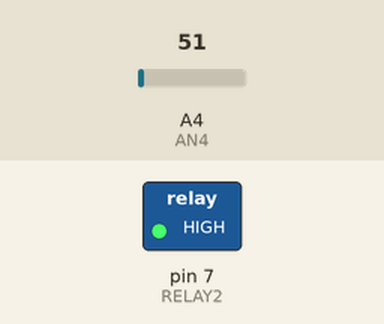
Bench run of a sketch on a simulated Arduino Uno, built with avr-gcc and run on an emulated ATmega328P. On the bench: switched loads named in the sketch (green lamp = pin HIGH). The test bench sets the inputs (shaded band); at power-on: A4 (AN4) = 51. What the sketch prints to the serial monitor is not drawn.

Above: at 0.1 s.
Timing chart, 0 to 1.6 s (numbered marks = the images above):
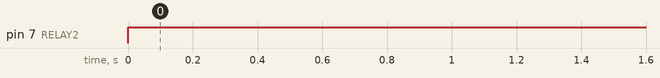

The sketch:

StoveManager.ino
```cpp
/**
* Stoves control sketch
* Author: Ruben Miguel Corcoba
* Date: 10/01/2016
**/

const int amb=25; // Temperature constant
const int RELAY2 = 7; // Relay 2 control pin
int AN4=A4; // Analogic pin 4


void setup() {
  Serial.begin(9600);
  pinMode(RELAY2, OUTPUT);
  pinMode(AN4, INPUT);
}

void loop() {
  // LM35 analogic connection
  AN4=analogRead(A4);

  //Calculate temperature in ºC
  AN4=(AN4*500.0)/1024.0;

  Serial.println(AN4);

  // Check temperature
  if(AN4<amb) {
    // Enable stove
    digitalWrite(RELAY2,HIGH);
  }
  else {
    // Disable stove
    digitalWrite(RELAY2,LOW);
  }

  // 1 minute delay between temperature checks
  delay(60000);
}
```

Measured:
- by itself, pin 7 (RELAY2): LOW → HIGH at 0.00 s
